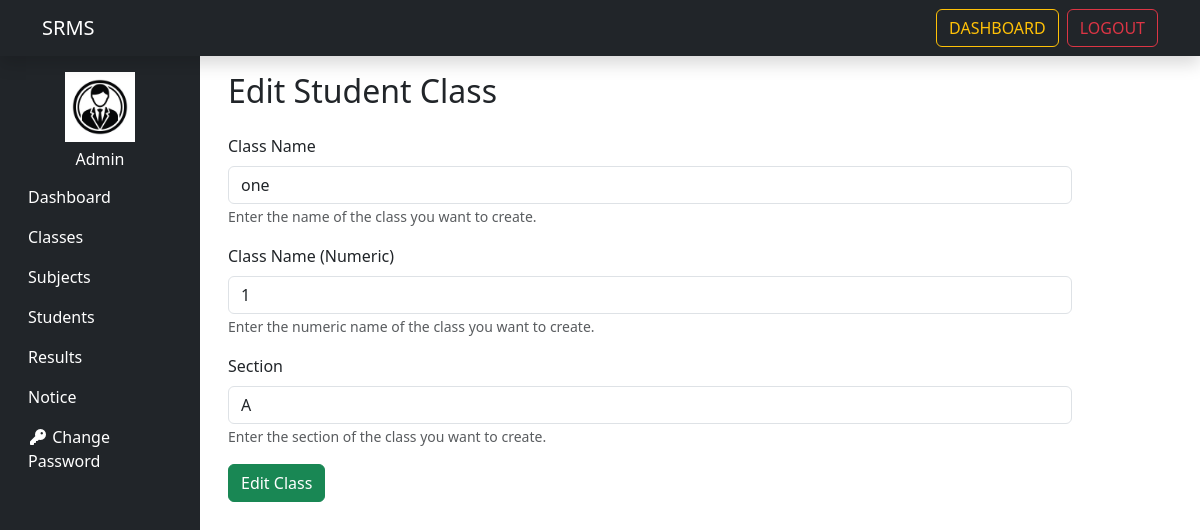
Screenshot of /edit_class/18/ (signed in) with the database file from the repository.
### schoolresultsystem/models.py (models this page shows, shortened)
class Class(models.Model):
    class_name = models.CharField(max_length=50)
    class_numeric = models.IntegerField()
    section = models.CharField(max_length=50)
    creation_date = models.DateTimeField(auto_now_add=True)
    updation_date = models.DateTimeField(auto_now=True)

### schoolresultsystem/views.py (the view, shortened to what this page needs)
# urls.py: path('edit_class/<int:class_id>/',edit_class,name='edit_class'),
@login_required
def edit_class(request, class_id):
    class_obj = get_object_or_404(Class, pk=class_id)
    return render(request,"Admin/Class/edit_class.html",{"class_obj": class_obj})

### schoolresultsystem/templates/Admin/Class/edit_class.html (shortened to what this page needs)
{% extends 'admin_base.html' %}
{% load static %}
{% block content %}
<div class="container">
<h2 class="mb-4">Edit Student Class</h2>
<form method="POST">
    <div class="mb-3">
        <label for="class_name" class="form-label">Class Name</label>
        <input type="text" class="form-control" id="class_name" name="class_name" required placeholder="Enter class name" value={{class_obj.class_name}}>
        <small class="form-text text-muted">Enter the name of the class you want to create.</small>
    </div>
    <div class="mb-3">
        <label for="class_name_numeric" class="form-label">Class Name (Numeric)</label>
        <input type="text" class="form-control" id="class_name_numeric" name="class_name_numeric" required placeholder="Enter numeric class name" value={{class_obj.class_numeric}}>
        <small class="form-text text-muted">Enter the numeric name of the class you want to create.</small>
    </div>
    <div class="mb-3">
        <label for="Section" class="form-label">Section</label>
        <input type="text" class="form-control" id="Section" name="Section" required placeholder="Enter section" value={{class_obj.section}}>
        <small class="form-text text-muted">Enter the section of the class you want to create.</small>
    </div>
    <button type="submit" class="btn btn-success">Edit Class</button>
</form>
</div>
{% endblock %}

### rows the page displays
Class: class_name "one", class_name_numeric "1", Section "A"
